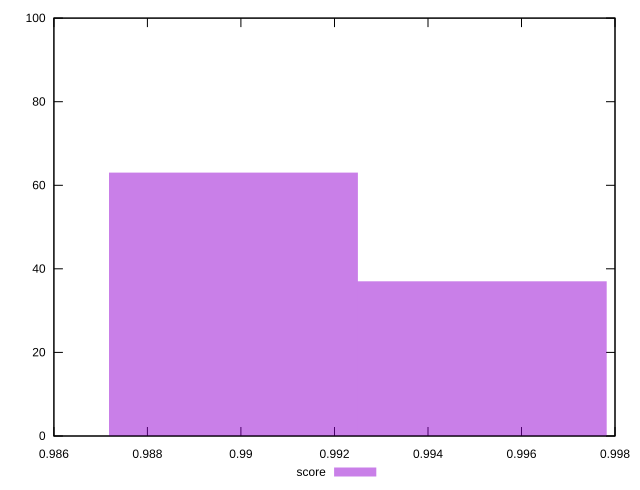

The script that saved this image:
reset
set terminal svg size 640, 490 enhanced background rgb 'white'
set output "reprap/first-cpu-idle/samples/pages+cached+nointeractive/score/histogram.svg"

$score <<EOF
0.9951605075518363 37
0.9898387936077089 63
EOF

set key outside below
set boxwidth 0.005321713944127467
set yrange [0:100]
set style fill transparent solid 0.5 noborder

plot \
  $score title "score" with boxes, \


reset
